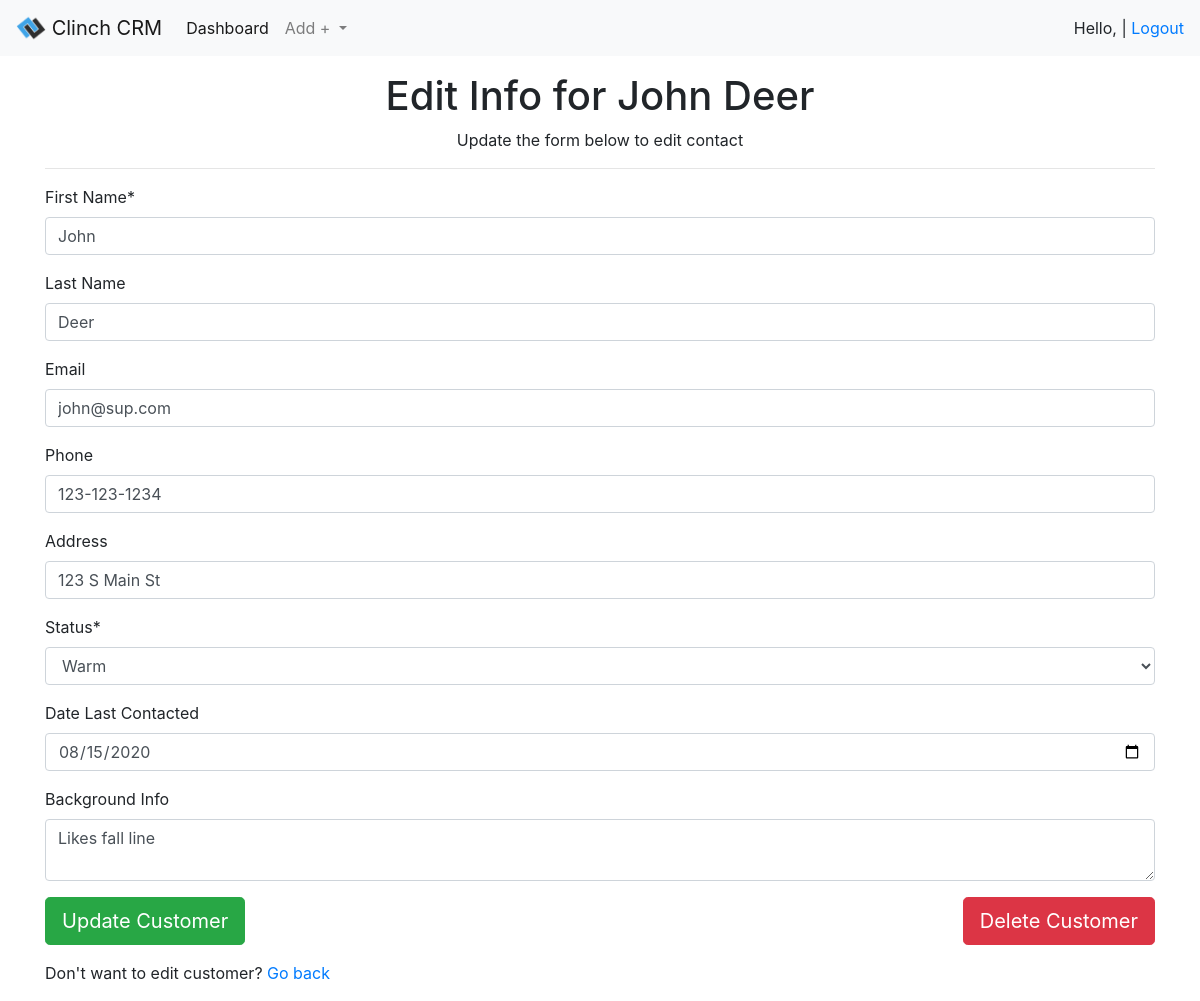
The app's page /app/editcustomer/1 with its own data.
### customer_sys/models.py (models this page shows, shortened)
class Contact(models.Model):
    status_choices = (
        ("Cold", "Cold"),
        ("Warm", "Warm"),
        ("Party", "Interested in Party"),
        ("Consultant", "Interested in Consulting"),
        ("Host", "Hosted Party"),
        ("Joined", "Joined Team")
    )
    first_name = models.CharField(max_length=45)
    last_name = models.CharField(max_length=45, blank=True)
    email = models.EmailField(blank=True, null=True)
    phone = models.CharField(max_length=45, blank=True)
    address = models.CharField(max_length=255, blank=True)
    last_contact = models.DateField(blank=True, null=True)
    bg_info = models.TextField(blank=True)
    status = models.CharField(max_length=255, choices=status_choices, default="Cold")
    consultant = models.ForeignKey(User, related_name="contacts", on_delete=models.CASCADE, blank=True)
    updated_at = models.DateTimeField(auto_now=True)
    created_at = models.DateTimeField(auto_now_add=True)

### customer_sys/views.py (the view, shortened to what this page needs)
# urls.py: path('editcustomer/<int:cust_id>', views.customerEdit, name="customerEdit"),
def customerEdit(request, cust_id):
    contact = Contact.objects.get(id=cust_id)
    form = ContactForm(instance=contact)
    context = {
        "form":form,
        "contact":contact,
    }
    return render(request, 'customer_sys/customerEdit.html', context)

### customer_sys/forms.py
class ContactForm(forms.ModelForm):
    class Meta:
        model = Contact
        fields = [
            "first_name",
            "last_name",
            "email",
            "phone",
            "address",
            "status",
            "last_contact",
            "bg_info",
            ]
        labels = {
            "first_name": "First Name",
            "last_name": "Last Name",
            "last_contact": "Date Last Contacted",
            "bg_info": "Background Info",
        }
        widgets = {
        "last_contact": forms.DateInput(format=('%Y-%m-%d'), attrs={'class':'form-control', 'placeholder':'Select a date', 'type':'date'}),
        "bg_info": forms.Textarea(attrs={'rows':2}),
        }

### customer_sys/templates/customer_sys/customerEdit.html (shortened to what this page needs)
{% extends 'customer_sys/base.html' %}
{% block content %}
<div class="row mt-3">
    <div class="container text-center">
      <h1>Edit Info for {{contact.first_name}} {{contact.last_name}}</h1>
      <p>Update the form below to edit contact</p>
      <hr>
    </div>
    </div>
    {% load crispy_forms_tags %}
    <form method="POST" action="{% url 'customerEdit' contact.id %}">
        <div class="form-group">
        {{ form|crispy }}
        <button type="submit" class="btn btn-lg btn-success">Update Customer</button>
        <a class="btn btn-danger btn-lg float-right" href="{% url 'customerDelete' contact.id %}">Delete Customer</a>
        <p class="mt-3">Don't want to edit customer? <a href="{% url 'customerPage' contact.id %}">Go back</a></p>
    </form>
{% endblock %}

### records on screen
Contact: first_name "John", last_name "Deer", email "john@sup.com", phone "123-123-1234", address "123 S Main St", status "Warm", last_contact "08/15/2020", bg_info "Likes fall line"
